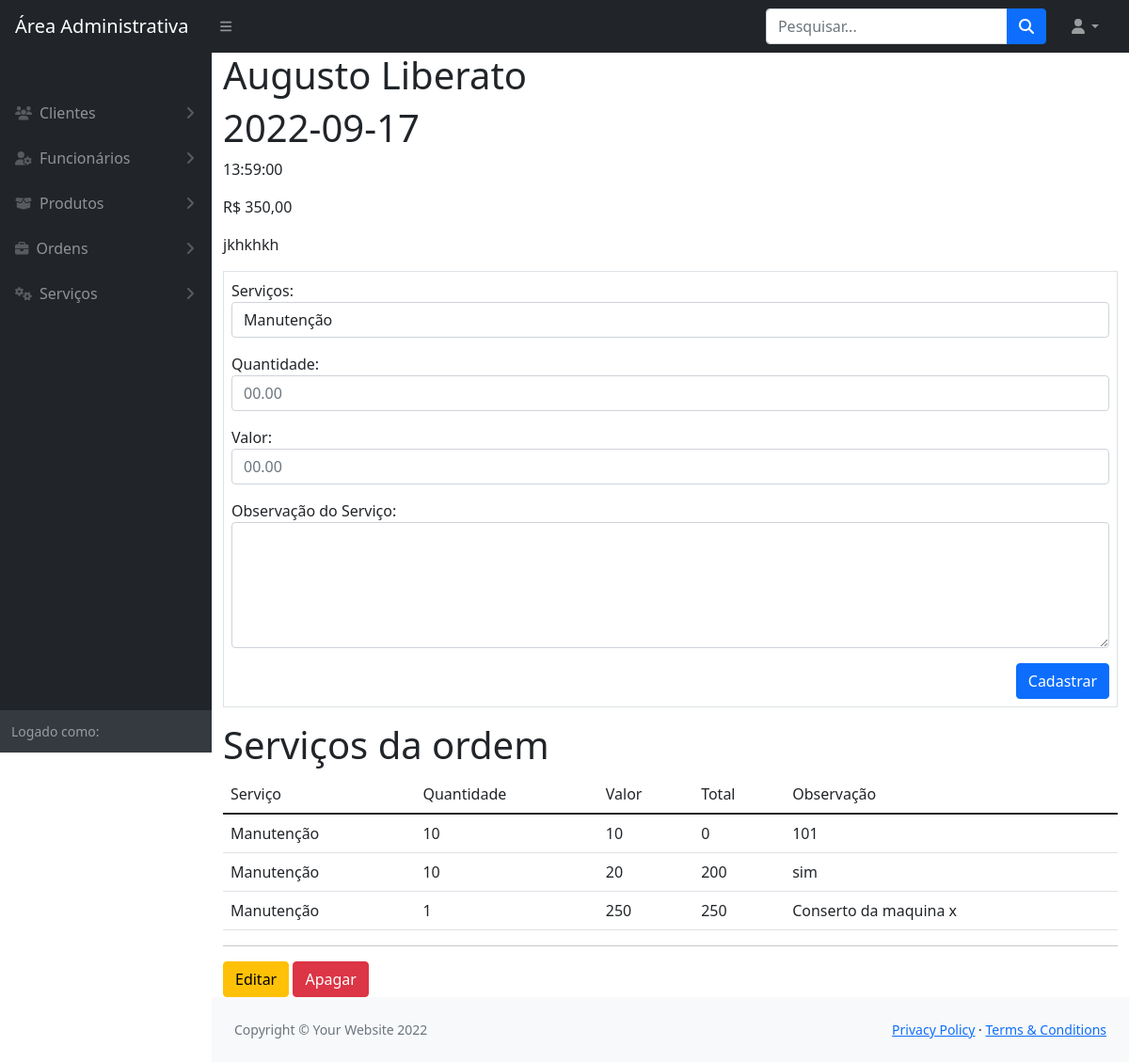
The app's page /modulos/ordem_servico/visualizar.php?id=3 with its own data.
### tables this page shows
CREATE TABLE `ordemdeservico` (
  `IDOS` int(11) NOT NULL,
  `dataOS` date NOT NULL,
  `horarioOS` time NOT NULL,
  `valorTotalOS` bigint(20) NOT NULL,
  `cliente_id` int(11) NOT NULL,
  `funcionario_id` int(11) NOT NULL,
  `obs` varchar(300) NOT NULL
);

CREATE TABLE `cliente` (
  `IDCLI` int(11) NOT NULL,
  `nomeCLI` varchar(105) NOT NULL,
  `endCLI` varchar(105) NOT NULL,
  `telCLI` varchar(20) NOT NULL,
  `emailCLI` varchar(105) NOT NULL,
  `cpfCLI` varchar(25) NOT NULL
);

CREATE TABLE `itenservico` (
  `IDIS` int(11) NOT NULL,
  `qtde` bigint(20) NOT NULL,
  `valorUnit` bigint(20) NOT NULL,
  `valorTotal` bigint(20) NOT NULL,
  `observacao` varchar(255) NOT NULL,
  `IDOS_FK` int(11) NOT NULL,
  `IDSER_FK` int(11) NOT NULL
);

CREATE TABLE `servico` (
  `IDSER` int(11) NOT NULL,
  `nome` varchar(255) NOT NULL,
  `descricao` varchar(105) NOT NULL,
  `valor` decimal(10,2) NOT NULL
);

### funcoes/conexao.php (called while the page is built, shortened)
<?php
    function retornaDado($sql)
    {
        $pdo = $GLOBALS['conexaoBanco'];
        $resultado = $pdo->query($sql);
        return $resultado->fetch();
    }
    function retornaDados($sql)
    {
        $pdo = $GLOBALS['conexaoBanco'];
        $resultado = $pdo->query($sql);
        return $resultado->fetchAll();
    }
?>

### modulos/ordem_servico/visualizar.php (the view, shortened to what this page needs)
<?php
    include_once '../../config.php';
    if(empty($_GET['id'])){
        header('Location: index.php');
        exit;
    }else{
        $id = $_GET['id'];
    }
    $sql = "SELECT * FROM ordemdeservico JOIN cliente ON (cliente.IDCLI = ordemdeservico.cliente_id) WHERE IDOS = $id";
    $ordem_servico = retornaDado($sql);
    $sql = "SELECT * FROM servico";
    $servicos = retornaDados($sql);
?>
<!DOCTYPE html>
<html lang="en">
    <?php include_once path('template/head.php') ?>
    <body class="sb-nav-fixed">
        <?php include_once path('template/navbar.php') ?>
        <div id="layoutSidenav">
            <?php include_once path('template/sidebar.php') ?>
            <div id="layoutSidenav_content">
                <main class="container">
                    <h1><?= $ordem_servico['nomeCLI'] ?></h1>
                    <h1><?= $ordem_servico['dataOS'] ?></h1>
                    <p><?= $ordem_servico['horarioOS'] ?></p>
                    <p>R$ <?= number_format($ordem_servico['valorTotalOS'], 2, ',', '.') ?></p>
                    <p><?= $ordem_servico['obs'] ?></p>
                    <form action="salvar_item.php" method="POST" class="border p-2 my-3">
                        <div class="mb-3">
                                <label for="servico">Serviços:</label>
                                <select class="form-control" name="servico_id" id="servico_id">
                                    <?php
                                        foreach($servicos as $servico)
                                        {
                                            echo "<option value='{$servico['IDSER']}'> {$servico['nome']} </option>";
                                        }
                                    ?>
                                </select>
                            </div>
                        <div class="mb-3">
                            <label for="qtde">Quantidade:</label>
                            <input type="number" name="qtde" class="form-control" placeholder="00.00" step="0.01" required>
                        </div>
                        <div class="mb-3">
                            <label for="valor">Valor:</label>
                            <input type="number" name="valor" class="form-control" placeholder="00.00" step="0.01" required>
                        </div>
                        <div class="mb-3">
                            <label for="observacao">Observação do Serviço:</label>
                            <textarea name="observacao" class="form-control"  rows="5" required></textarea>
                        </div>
                        <div class="text-end">
                            <input class="btn btn-primary" type="submit" name="submit" value="Cadastrar">
                        </div>
                    </form>
                    <?php
                        $sql = "SELECT * FROM itenservico JOIN servico ON (itenservico.IDSER_FK = servico.IDSER) WHERE IDOS_FK = {$ordem_servico['IDOS']}";
                        $servicos = retornaDados($sql);
                    ?>
                    <h1>Serviços da ordem</h1>
                    <table class="table">
                        <thead>
                            <tr>
                                <td>Serviço</td>
                                <td>Quantidade</td>
                                <td>Valor</td>
                                <td>Total</td>
                                <td>Observação</td>
                            </tr>
                        </thead>
                        <tbody>
                            <?php
                                foreach($servicos as $servico) { ?>
                                    <tr>
                                        <td><?= $servico['nome'] ?></td>
                                        <td><?= $servico['qtde'] ?></td>
                                        <td><?= $servico['valorUnit'] ?></td>
                                        <td><?= $servico['valorTotal'] ?></td>
                                        <td><?= $servico['observacao'] ?></td>
                                    </tr>
                                <?php } ?>
                        </tbody>
                    </table>
                    <hr>
                    <a href="editar.php?id=<?= $ordem_servico['IDOS'] ?>" class="btn btn-warning">Editar</a>
                    <a onclick="return confirm('Deseja realmente apagar o ordem_servico?')" href="apagar.php?id=<?= $ordem_servico['IDOS'] ?>" class="btn btn-danger">Apagar</a>
                </main>
                <?php include_once path('template/footer.php') ?>
            </div>
        </div>
    </body>
</html>

### records on screen
ordemdeservico: cliente.nomeCLI "Augusto Liberato", dataOS "2022-09-17", horarioOS "13:59:00", valorTotalOS "350,00", obs "jkhkhkh"
itenservico: IDSER_FK.nome "Manutenção", qtde "10", valorUnit "10", valorTotal "0", observacao "101"
itenservico: IDSER_FK.nome "Manutenção", qtde "10", valorUnit "20", valorTotal "200", observacao "sim"
itenservico: IDSER_FK.nome "Manutenção", qtde "1", valorUnit "250", valorTotal "250", observacao "Conserto da maquina x"

### other values on screen
form field servico_id "Manutenção"
